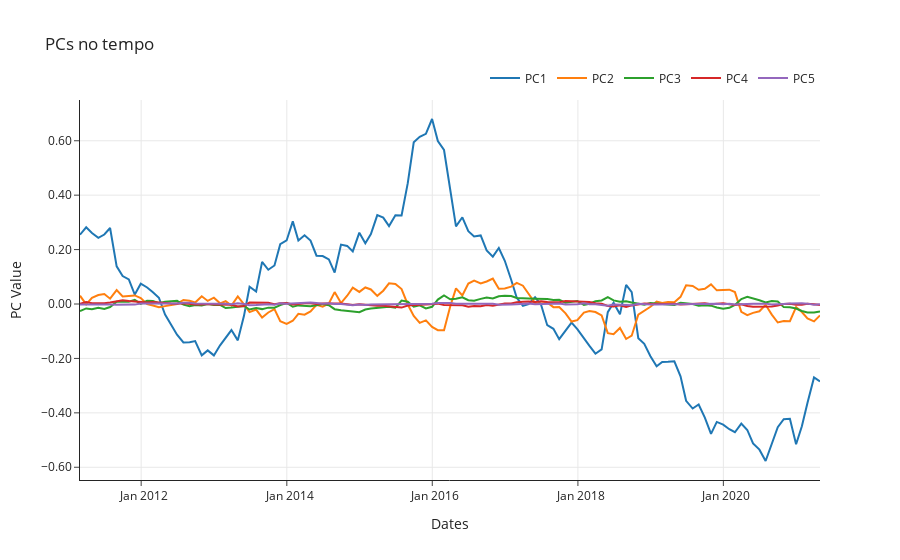

The cell this chart's notebook holds for it:
### Markdown cell above
Calculado os excessos de retornos agora usamos a curva exponencial para calcular os PCs.

PCA é uma técnica utilizada em finanças para reduzir os fatores de modelos multifatoriais de modo a torná-los mais tratáveis. Inicialmente Scheinkman and Litterman (1991) argumentavam que somente 3 fatores são suficientes para explicar todo o comportamento da curva de juros, porém em estudos mais recentes, como os de Cochrane and Piazzesi (2005, 2008) e Duffe (2011) já mostram que são necessários mais fatores para explicar os retornos dos títulos de dívida pública americanos.

Utilizamos 5 fatores como o especificado no artigo do ACM.

No caso da estrutura a termo de taxa de juros a literatura já foi capaz de identificar quem são os 4 primeiros PCs, sendo eles nível, inclinação, curvatura e torção. ACM nos mostra que o 5º PC também é relevante apesar de não haver uma interpretação clara sobre o que ele representa na curva de juros.

Abaixo nos calculamos os PCs e mostramos no tempo o comportamento dos fatores. Os fatores estão padronizados.

### Code cell
# Step 0 - get the PCA factor series
# the ACM paper show us that 5 factors are needed,
n_factors = 5
# instantiating the PCA class
pca = PCA(n_components=n_factors)

# Naming the columns, this will be useful later
pca_columns = ["PC" + str(i) for i in range(1, n_factors + 1)]

# Calculating the PCs from the curve, we already get the demeaned and standardized data from the PCA
transformed_values = pca.fit_transform(curve_exp.values)

# creating a DataFrame with the PCAs for better use
pca_factors = pd.DataFrame(
    data=transformed_values, index=curve_exp.index, columns=pca_columns
)

# Plotting the PCs on a time axis
fig_pca = plot_interest_rate_on_time(
    pca_factors,
    title="PCs no tempo",
    y_tickformat=".2f",
    yaxis_title="PC Value",
    y_dtick=None,
)
fig_pca.show()
